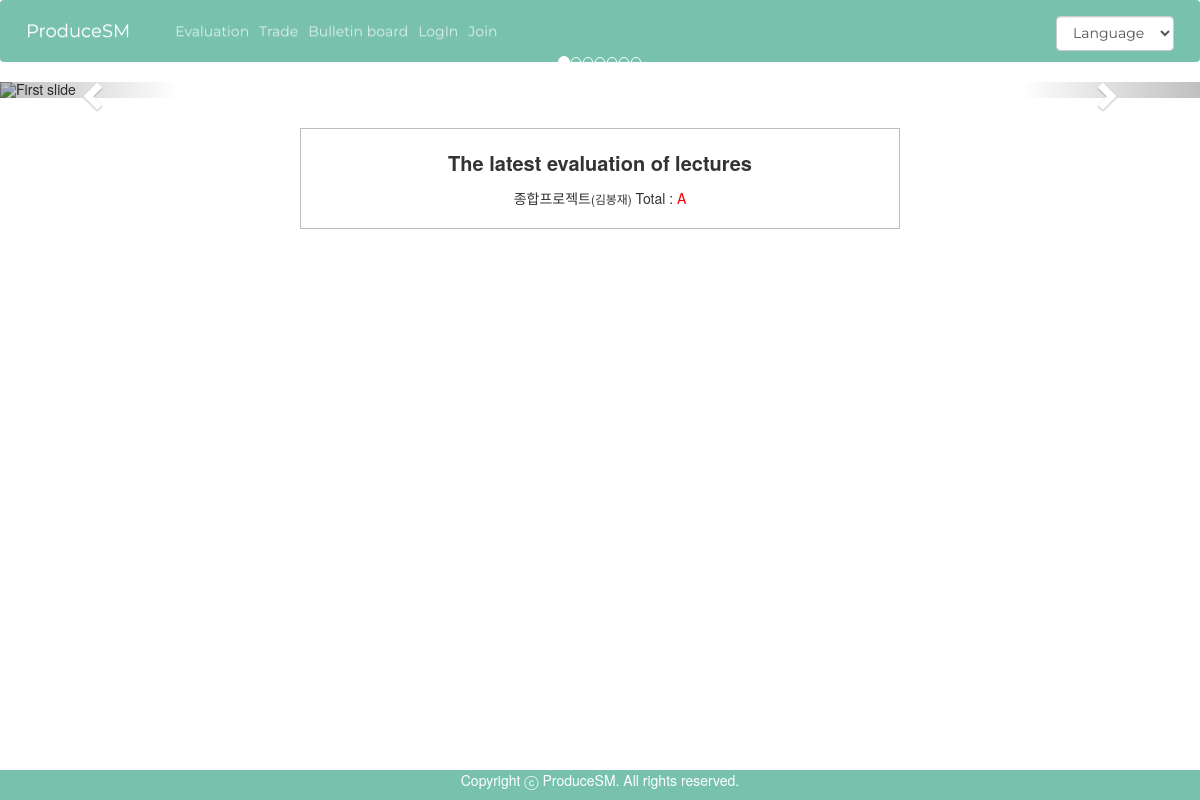
Before: /index_en.php with the older database file.
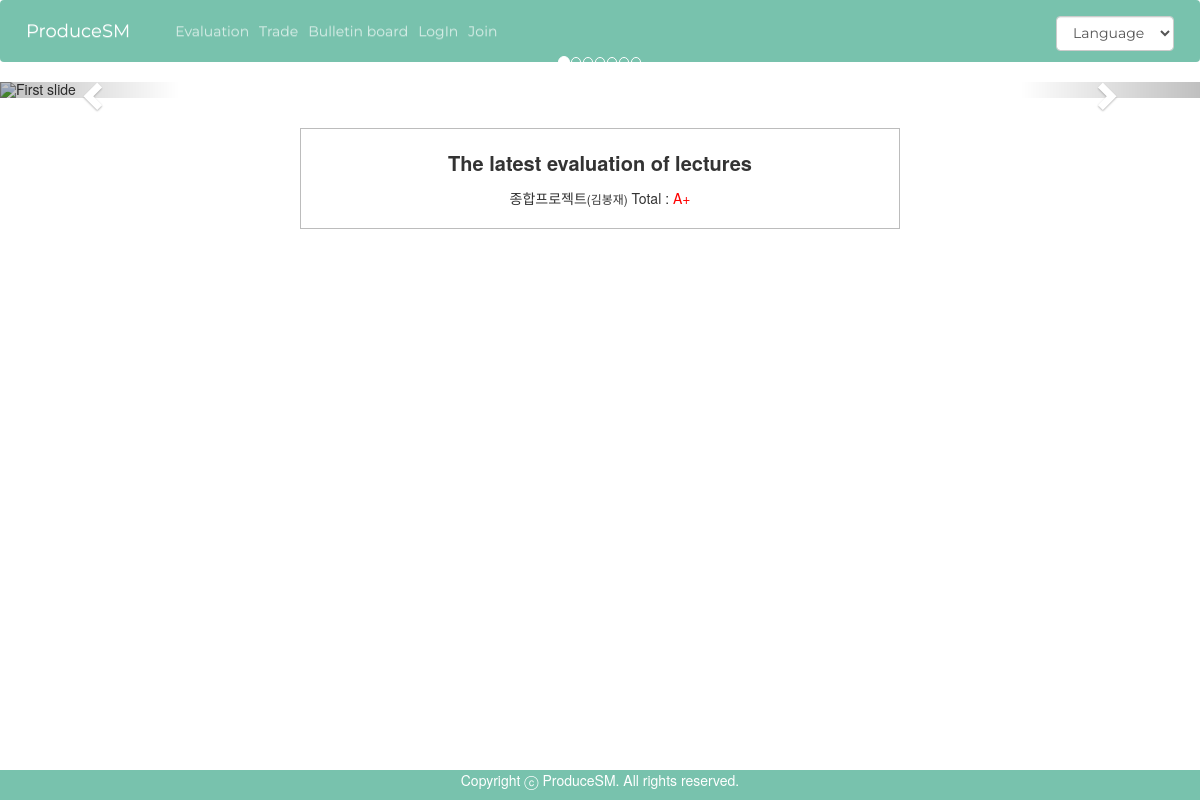
After: the same page with the newer database file.
### tables this page shows
CREATE TABLE `evaluation` (
  `idx` int(11) NOT NULL,
  `name` varchar(50) NOT NULL,
  `lectureName` varchar(50) NOT NULL,
  `professorName` varchar(50) NOT NULL,
  `lectureYear` int(11) NOT NULL,
  `semesterDivide` varchar(20) NOT NULL,
  `lectureDivide` varchar(10) NOT NULL,
  `title` varchar(50) NOT NULL,
  `content` varchar(2048) NOT NULL,
  `totalScore` varchar(10) NOT NULL,
  `creditScore` varchar(10) NOT NULL,
  `comfortableScore` varchar(10) NOT NULL,
  `lectureScore` varchar(10) NOT NULL
);

### db.php (called while the page is built, shortened)
<?php
 $db = new mysqli("localhost","producesm","sunmoon12!","producesm");
 $db->set_charset("utf8");
 function mq($sql){
   global $db;
   return $db->query($sql);
 }
 ?>

### index_en.php (the view, shortened to what this page needs)
<?php include "db.php"; ?>
<!DOCTYPE html PUBLIC "-//W3C//DTD XHTML 1.0 Transitional//EN" "http://www.w3.org/TR/xhtml1/DTD/xhtml1-transitional.dtd">
<html lang="en" xmlns="http://www.w3.org/1999/xhtml">
<head>
	<link rel="stylesheet" type="text/css" href="css/common.css" />
	<link rel="stylesheet" href="../css/bootstrap.min.css">
	<link rel="stylesheet" href="../css/bootstrap-theme.min.css">
	<link href="http://netdna.bootstrapcdn.com/bootstrap/3.1.1/css/bootstrap.min.css" rel="stylesheet" />
		</head>
		<body>
			<nav class="navbar navbar-expand-lg navbar-dark bg-primary">
			  <a class="navbar-brand"href="../index_en.php">ProduceSM</a>
			  <div class="collapse navbar-collapse" id="navbarColor01">
			    <ul class="navbar-nav mr-auto">
			      <li class="nav-item">
			        <a class="nav-link" href="../page/evaluation_en.php">Evaluation</a>
			      </li>
			      <li class="nav-item">
			        <a class="nav-link" href="../page/trade_en.php">Trade</a>
			      </li>
			      <li class="nav-item">
			        <a class="nav-link" href="../page/list_en.php">Bulletin board</a>
			      </li>
						<?php if(!(isset($_SESSION['userid']))){	?>
							<li class="nav-item">
				        <a class="nav-link" onclick="popupLogin();">LogIn</a>
				      </li>
							<li class="nav-item">
				        <a class="nav-link" onclick="popupRegister();">Join</a>
				      </li>
						<?php } ?>
			    </ul>
					<ul class="navbar-nav mr-auto navbar-right">
						<li class="nav-item" style="margin-top:10px;">
							<select style="height:35px;" class="form-control" name="jump" onchange="location.href=this.value">
								<option value="index.php">Language</option>
							</select>
						</li>
					</ul>
				</div>
			</nav>
			<div id="myCarousel" class="carousel slide" data-ride="carousel">
				<ol class="carousel-indicators">
					<li data-target="#myCarousel" data-slide-to="0" class="active"></li>
					<li data-target="#myCarousel" data-slide-to="1"></li>
					<li data-target="#myCarousel" data-slide-to="2"></li>
					<li data-target="#myCarousel" data-slide-to="3"></li>
					<li data-target="#myCarousel" data-slide-to="4"></li>
					<li data-target="#myCarousel" data-slide-to="5"></li>
					<li data-target="#myCarousel" data-slide-to="6"></li>
				</ol>
				<div class="carousel-inner">
					<div class="item active">
						<img src="../img/img5_en.png" style="width:100%" alt="First slide">
					</div>
				</div>
				<a class="left carousel-control" href="#myCarousel" data-slide="prev"><span class="glyphicon glyphicon-chevron-left"></span></a>
				<a class="right carousel-control" href="#myCarousel" data-slide="next"><span class="glyphicon glyphicon-chevron-right"></span></a>
			</div>
			<br>
			<div id="jb-container">
				<p style="text-align:center;font-size:15pt;"><strong>The latest evaluation of lectures</strong></p>
				<?php
					$result = mq("SELECT * FROM evaluation order by idx desc limit 5");
						while($evaluation = mysqli_fetch_array($result)){
				?>
							<?php echo $evaluation['lectureName']?><small>(<?php echo $evaluation['professorName']; ?>)</small> Total : <span style="color: red;"><?php echo $evaluation['totalScore']; ?></span><br>
							<?php } ?>
			</div>
			<div style="position:fixed; left:0px; bottom:0px; height:30px; width:100%; background:rgb(120, 194, 173);(120, 194, 173); color: white;">
	      <p style="text-align:center; top:10px;">Copyright ⓒ ProduceSM. All rights reserved.</p>
	    </div>
		</body>
	</html>

Changed rows visible on the page:
changed evaluation "종합프로젝트": totalScore "A" → "A+"
